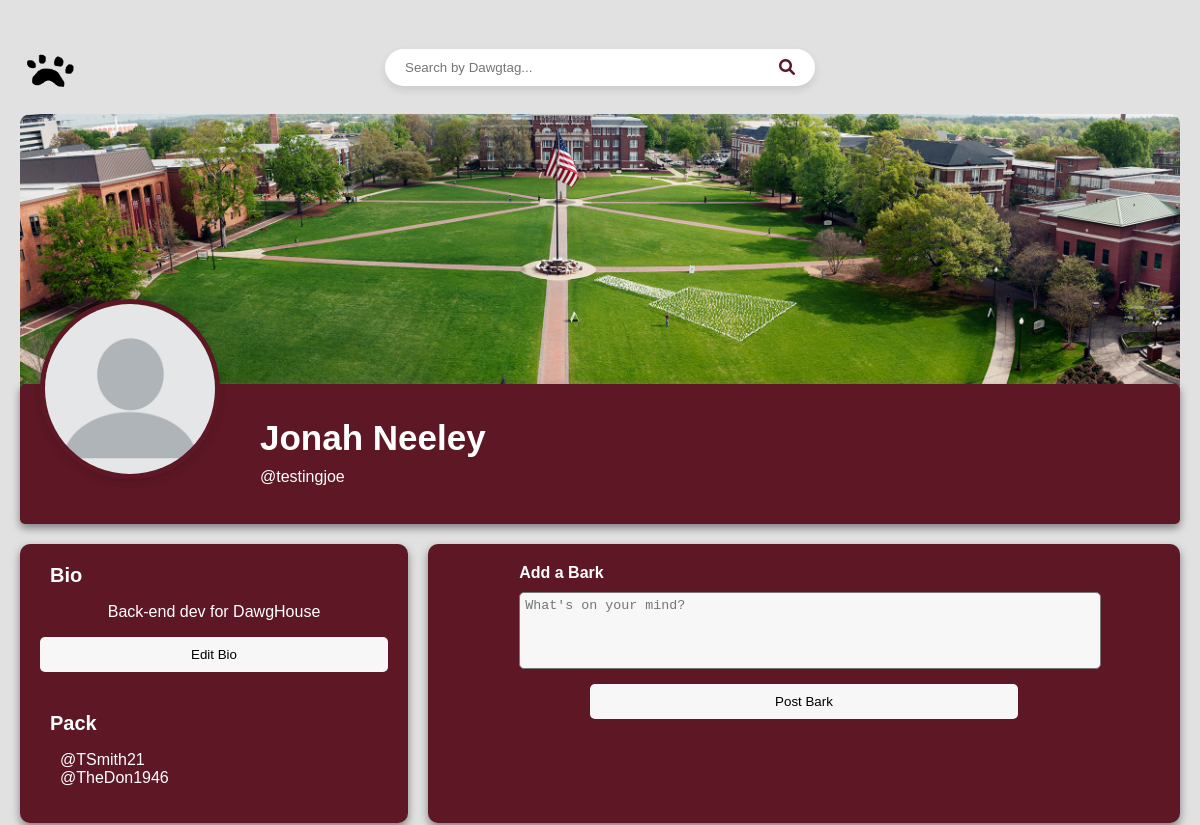
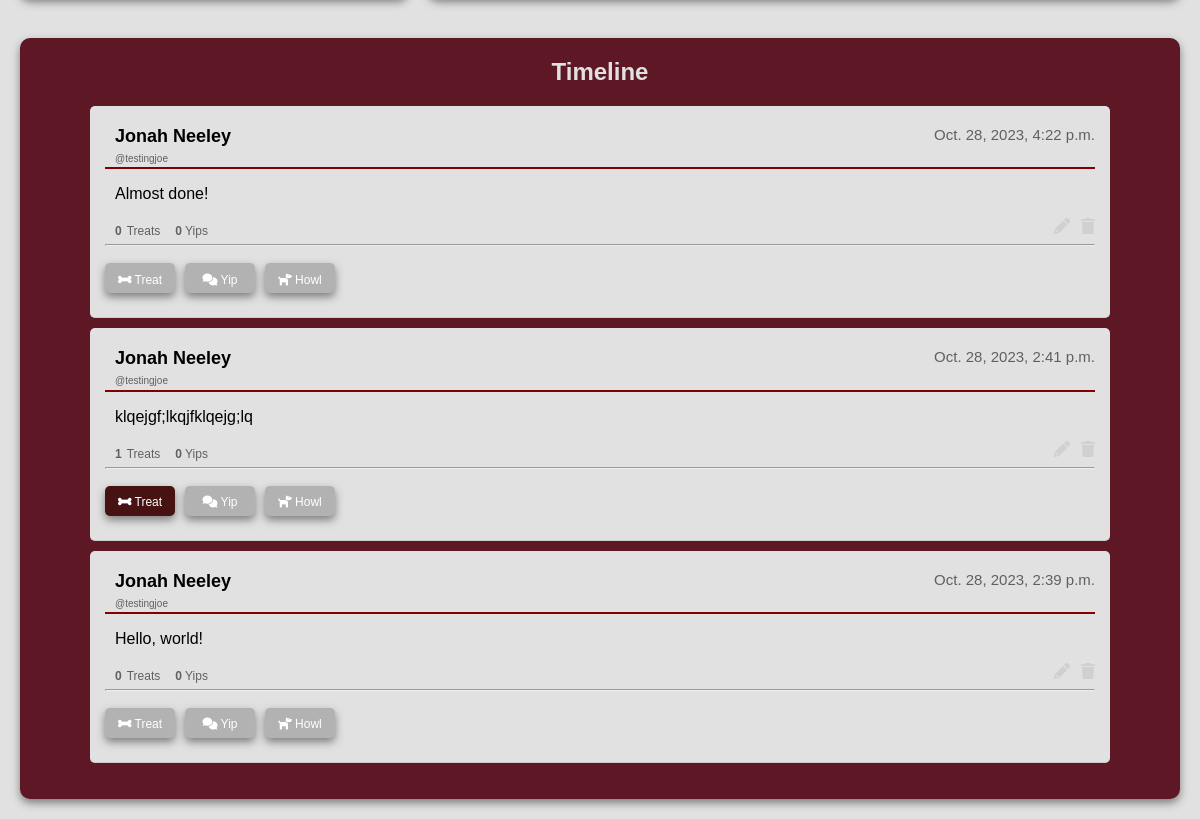
Page /main/profile/testingjoe/ (signed in) on the earlier database version (2 pictures, top to bottom).
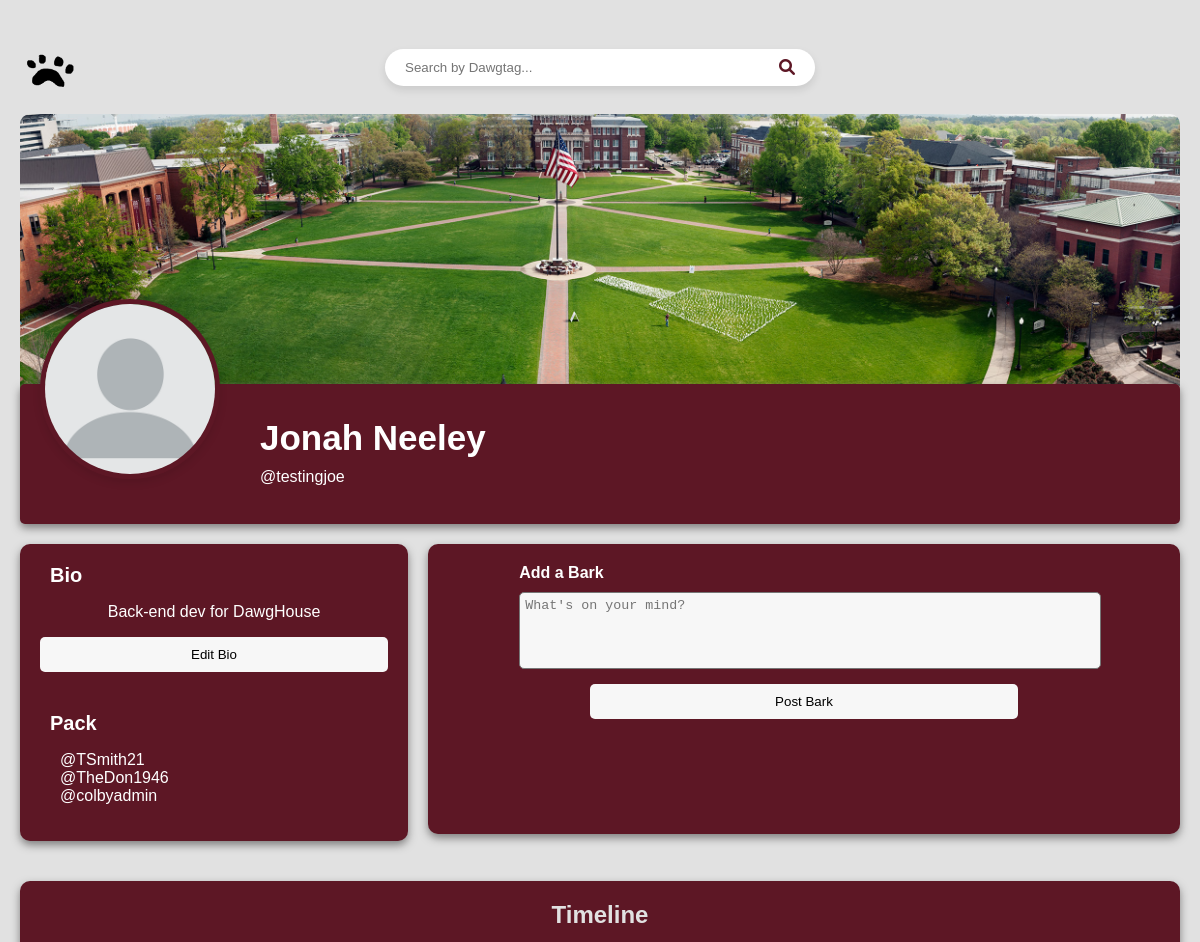
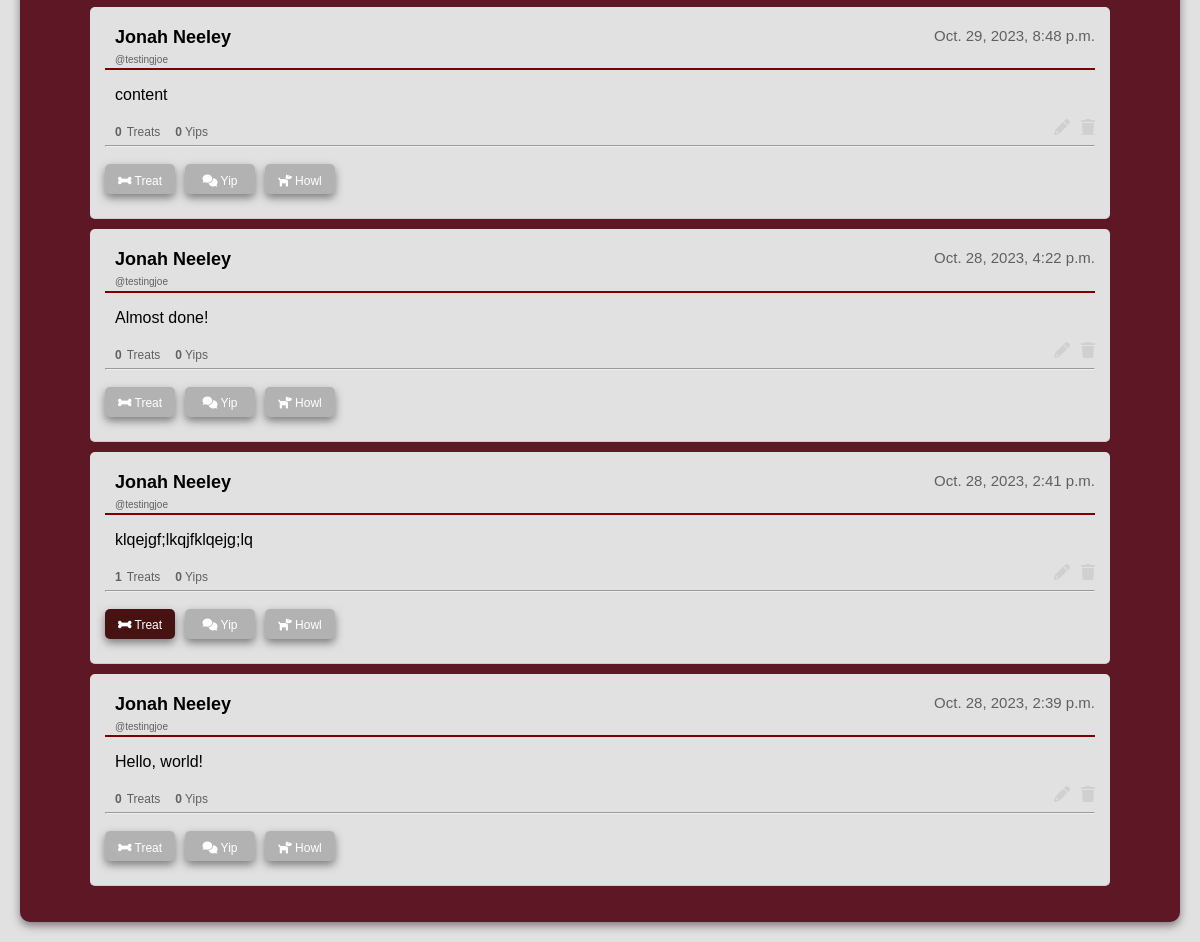
Same page on the later database version (2 pictures, top to bottom).
### homepage/models.py (models this page shows, shortened)
class DawgHouseUser(AbstractBaseUser, PermissionsMixin):
    username = models.CharField(unique=True, max_length=30)
    first_name = models.CharField(max_length=30)
    last_name = models.CharField(max_length=30)
    bio = models.TextField(blank=True, max_length=200)
    friends = models.ManyToManyField("self", blank=True)
    is_staff = models.BooleanField(default=False)
    USERNAME_FIELD = "username"
    REQUIRED_FIELDS = ["first_name", "last_name"]
    objects = DawgHouseUserManager()

class Bark(models.Model):
    id = models.UUIDField(primary_key=True, default=uuid.uuid4)
    user = models.ForeignKey(settings.AUTH_USER_MODEL, on_delete=models.CASCADE)
    content = models.TextField()
    timestamp = models.DateTimeField(auto_now_add=True)
    num_likes = models.IntegerField(default=0)
    num_yips = models.IntegerField(default=0)
    num_howls = models.IntegerField(default=0)
    treated_by = models.ManyToManyField(
        DawgHouseUser, related_name="treats_given", blank=True
    )
    is_repost = models.BooleanField(default=False)
    original_bark=models.ForeignKey('self',null=True,blank=True, on_delete=models.SET_NULL)

### homepage/views.py (the view)
# urls.py: path("profile/<str:username>/", views.ProfileView, name="profile"),
def ProfileView(request, username):
    user = get_object_or_404(DawgHouseUser, username=username)
    friends_list = user.friends.all()
    barks = Bark.objects.filter(user=user).order_by("-timestamp")
    context = {"user": user, "barks": barks, "friends_list": friends_list}
    if user == request.user:
        return render(request, "user_profile.html", context)
    elif request.user in user.friends.all():
        return render(request, "friend_view.html", context)
    else:
        return render(request, "non_friend_view.html", context)

### homepage/templates/user_profile.html (shortened to what the changed rows need)
<!DOCTYPE html>
<html>
<head>
    {% load static %}
    <link rel="stylesheet" href="{% static 'profile.css' %}" />
    <link rel="stylesheet" href="https://cdnjs.cloudflare.com/ajax/libs/font-awesome/6.0.0/css/all.min.css">
</head>
<body>
    <div class="profile-content">
      <div class="profile-header">
        <div class="profile-name-bio">
          <h1>{{ user.first_name }} {{ user.last_name }}</h1>
          <p>@{{ user.username }}</p>
        </div>
      </div>
      <div class="profile-layout">
        <div class="bio-container">
          <div class="display-bio">
            <p id="bioText">{{ user.bio }}</p>
            <button id="editBioButton">Edit Bio</button>
          </div>
          <div class="friends-list">
            {% if friends_list %}
            <ul>
              {% for friend in friends_list %}
              <li>@{{ friend.username }}</li>
              {% endfor %}
            </ul>
            {% else %}
            <p>No friends yet!</p>
            {% endif %}
          </div>
        </div>
        <div class="barks-container">
          <h2>Timeline</h2>
          <ul>
            {% for bark in barks %}
            <li class="bark">
              <div class="bark-header">
                  <h3>{{ user.first_name }} {{ user.last_name }}</h3>
                  <p class="timestamp">{{ bark.timestamp }}</p>
              </div>
              <h4>@{{ user.username }}</h4>
              <hr color="maroon">
              <div class="bark-content-display">
                <p id="bark-content-{{ bark.id }}">{{ bark.content }}</p>
                <div class="action-icons">
                  <i class="fa fa-pencil edit-bark" data-bark-id="{{ bark.id }}" aria-hidden="true"></i>
                  <a href="{% url 'delete_bark' bark.id %}" class="fa fa-trash delete-bark" onclick="return confirm('Are you sure you want to delete this bark?');" aria-hidden="true"></a>
              </div>
              </div>
              <div class="counters-container">
                <h4 class="counters-container">
                  <strong>{{ bark.num_likes }}</strong> Treats
                  <span class="comment-counter"><strong>{{ bark.num_yips }}</strong> Yips</span>
                </h4>
              </div>
              <hr>
              <div class="button-container">
                <form action="{% url 'give_treat' bark.id user.username %}" method="post">
                  {% csrf_token %} {% if user in bark.treated_by.all %}
                  <button type="submit" style="background-color: rgb(70, 18, 18)"><i class="fa-solid fa-bone" style="color:white;"></i> Treat</button>
                  {% else %}
                  <button type="submit"><i class="fa-solid fa-bone" style="color:white;"></i> Treat</button>
                  {% endif %}
                </form>
                <button class="show-comment-input" data-bark-id="{{ bark.id }}"><i class="fa-solid fa-comments" style="color:white;"></i> Yip</button>
         <form method="POST" class="repost-form">
          <button type="button" class="repost-button" data-bark-id="{{ bark.id }}">
              <i class="fa-solid fa-dog" style="color:white;"></i> Howl
          </button>
      </form>
                  <div class="comments-container">
                    <h2>Comments</h2>
                </div>
          {% endfor %}
          </ul>
        </div>
      </div>
    </body>
  </html>

Differences in the rows shown:
added DawgHouseUser: username "colbyadmin"
added Bark: {{ user.first_name }} "Jonah", {{ user.last_name }} "Neeley", timestamp "Oct. 29, 2023, 8:48 p.m.", {{ user.username }} "testingjoe", content "content", num_likes "0", num_yips "0", shows "Treat"
